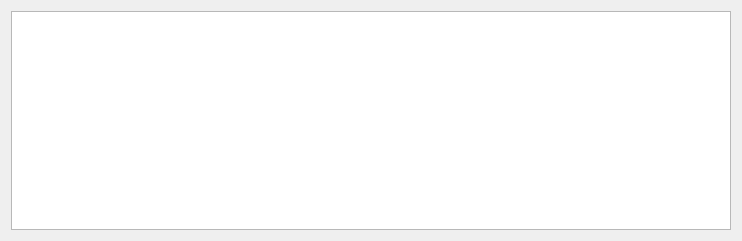
<?xml version="1.0" encoding="UTF-8"?>
<ui version="4.0">
 <class>MonitorForm</class>
 <widget class="QWidget" name="MonitorForm">
  <property name="geometry">
   <rect>
    <x>0</x>
    <y>0</y>
    <width>742</width>
    <height>241</height>
   </rect>
  </property>
  <property name="windowTitle">
   <string>ChoreonoidGUI</string>
  </property>
  <layout class="QHBoxLayout" name="horizontalLayout">
   <item>
    <widget class="QTextEdit" name="textEdit">
     <property name="readOnly">
      <bool>true</bool>
     </property>
    </widget>
   </item>
  </layout>
 </widget>
 <layoutdefault spacing="6" margin="11"/>
 <resources/>
 <connections/>
</ui>
